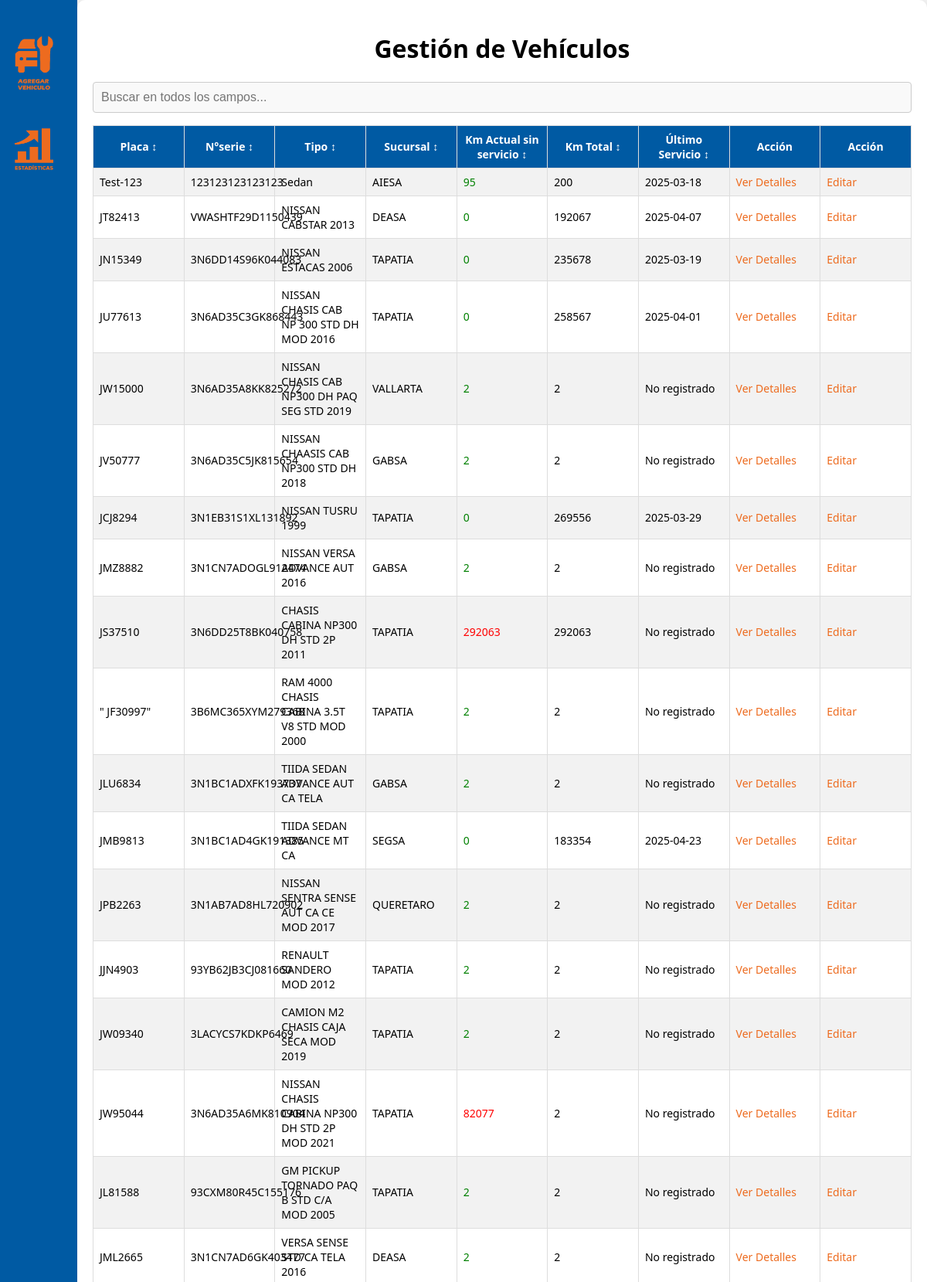
The app's page /vehiculos_old.php (signed in, upper part) with its own data.
### tables this page shows
CREATE TABLE `vehiculos` (
  `id_vehiculo` int(11) NOT NULL,
  `numero_serie` varchar(50) NOT NULL,
  `placa` varchar(20) NOT NULL,
  `tipo` varchar(50) NOT NULL,
  `Sucursal` varchar(255) NOT NULL,
  `Km_de_Servicio` int(11) NOT NULL DEFAULT '5000',
  `Km_Total` int(11) NOT NULL DEFAULT '0',
  `Km_Actual` int(11) NOT NULL DEFAULT '0',
  `Fecha_Ultimo_Servicio` date DEFAULT NULL
);

### vehiculos_old.php (the view, shortened to what this page needs)
<?php
require_once __DIR__ . "/Conexiones/Conexion.php";
$rol = $_SESSION["Rol"];
$vehiculos = null;
if ($rol === "Admin"||$rol === "MEC") {
    $vehiculos = $conn->query("
        SELECT v.*,
               (SELECT fecha_registro FROM registro_kilometraje
                WHERE id_vehiculo = v.id_vehiculo AND Tipo_Registro = 'Servicio'
                ORDER BY id_registro DESC LIMIT 1) AS fecha_ultimo_servicio
        FROM vehiculos v
    ");
}
?>
<!DOCTYPE html>
<html>
<head>
    <link rel="stylesheet" href="styles.css">
</head>
<body>
<div class="sidebar">
     <ul>
          <?php if ($_SESSION["Rol"] === "Admin"): ?>
         <li><a href="NuevoVehiculo.php">
             <img src="/Img/Botones entregas\Choferes\ADDSERVMECNA.png" alt="Estaditicas " class = "icono-AddChofer"style="max-width: 80%; height: auto;">
            </a></li>
          <?php endif; ?>
          <li><a href="Estadisticas_Vehiculos.php">
          <img src="/Img/Botones entregas\Pedidos_GA\ESTNA2.png" alt="Estaditicas" class="icono-estadisticas" style="max-width: 80%; height: auto;">
            </a></li>
     </ul>
 </div>
 <div class="container">
    <h1>Gestión de Vehículos</h1>
    <input type="text" id="searchInput" onkeyup="filterTable()" placeholder="Buscar en todos los campos...">
    <table id = 'employeeTable' class='mi-tabla' border='1'>
        <tr><th onclick="sortTable(0, false)">Placa &#x2195;</th>
            <th onclick="sortTable(1, false)">N°serie &#x2195;</th>
            <th onclick="sortTable(2, false)">Tipo &#x2195;</th>
            <th onclick="sortTable(3, false)">Sucursal &#x2195;</th>
            <th onclick="sortTable(4, false)">Km Actual sin servicio &#x2195;</th>
            <th onclick="sortTable(5, false)">Km Total &#x2195;</th>
            <th onclick="sortTable(6, false)">Último Servicio &#x2195;</th>
            <th>Acción</th>
            <?php if ($_SESSION["Rol"] === "Admin"): ?>
            <th>Acción</th>
            <?php endif;?>
        </tr>
        <?php while ($vehiculo = $vehiculos->fetch_assoc()) {
            $fecha_ultimo_servicio = $vehiculo['fecha_ultimo_servicio'] ?? "No registrado";
            $kilometraje_faltante = $vehiculo['Km_de_Servicio'] - $vehiculo['Km_Actual'];
if ($kilometraje_faltante <= 0) {
    $color = 'red';
} elseif ($kilometraje_faltante <= 500) {
    $color = 'orange';
} elseif ($kilometraje_faltante <= 1000) {
    $color = '#007bff';
} else {
    $color = 'green';
}
        ?>
            <tr>
    <td><?= $vehiculo['placa'] ?></td>
    <td><?= $vehiculo['numero_serie'] ?></td>
    <td><?= $vehiculo['tipo'] ?></td>
    <td><?= $vehiculo['Sucursal'] ?></td>
    <td><span style="color: <?= $color ?>;"> <?= $vehiculo['Km_Actual'] ?> </span></td>
    <td><?= $vehiculo['Km_Total'] ?></td>
    <td><?= $fecha_ultimo_servicio ?></td>
    <td><a href="detalles_vehiculo.php?id=<?= $vehiculo['id_vehiculo'] ?>">Ver Detalles</a></td>
    <?php if ($_SESSION["Rol"] === "Admin"): ?>
    <td>
        <a href="ActualizarVehiculo.php?id=<?= $vehiculo['id_vehiculo'] ?>" class="btn btn-warning">Editar</a>
    </td>
    <?php endif; ?>
</tr>
        <?php } ?>
    </table>
        </div>
</body>
</html>

### styles.css (style rules this page uses)
body { justify-content: center; align-items: flex-start; height: 100vh; margin: 0; background-color: #f0f0f0; font-family: 'Segoe UI', Tahoma, Geneva, Verdana, sans-serif; padding-left: 100px; box-sizing: border-box; }
.container { text-align: center; background-color: #ffffff; border-radius: 10px; padding: 20px; box-shadow: 0 4px 8px rgba(0, 0, 0, 0.1); }
.mi-tabla { table-layout: fixed; margin: 0 auto; width: 100%; border-collapse: collapse; }
.mi-tabla th, .mi-tabla td { border: 1px solid #dddddd; padding: 8px; font-size: 14px; }
.mi-tabla th { background-color: #005aa3; color: #ffffff; }
.mi-tabla tr:nth-child(even) { background-color: #f2f2f2; }
.sidebar { height: 100%; width: 100px; position: fixed; top: 0; left: 0; background-color: #005aa3; overflow-x: hidden; transition: 0.5s; z-index: 1; }
ul { list-style-type: none; padding: 0; margin: 20px 0; }
li { padding: 19px; }
a { text-decoration: none; color: #ed6b1f; }

### vehiculos_old.php (style rules this page uses)
input[type="text"] { width: 100%; padding: 10px; border: 1px solid #ccc; border-radius: 4px; font-size: 16px; box-sizing: border-box; background-color: #f9f9f9; }

### records on screen
vehiculos: placa "Test-123", numero_serie "123123123123123", tipo "Sedan", Sucursal "AIESA", Km_Actual "95", Km_Total "200", fecha_ultimo_servicio "2025-03-18"
vehiculos: placa "JT82413", numero_serie "VWASHTF29D1150439", tipo "NISSAN CABSTAR 2013", Sucursal "DEASA", Km_Actual "0", Km_Total "192067", fecha_ultimo_servicio "2025-04-07"
vehiculos: placa "JN15349", numero_serie "3N6DD14S96K044083", tipo "NISSAN ESTACAS 2006", Sucursal "TAPATIA", Km_Actual "0", Km_Total "235678", fecha_ultimo_servicio "2025-03-19"
vehiculos: placa "JU77613", numero_serie "3N6AD35C3GK868443", tipo "NISSAN CHASIS CAB NP 300 STD DH MOD 2016", Sucursal "TAPATIA", Km_Actual "0", Km_Total "258567", fecha_ultimo_servicio "2025-04-01"
vehiculos: placa "JW15000", numero_serie "3N6AD35A8KK825272", tipo "NISSAN CHASIS CAB NP300 DH PAQ SEG STD 2019", Sucursal "VALLARTA", Km_Actual "2", Km_Total "2", fecha_ultimo_servicio "No registrado"
vehiculos: placa "JV50777", numero_serie "3N6AD35C5JK815654", tipo "NISSAN CHAASIS CAB NP300 STD DH 2018", Sucursal "GABSA", Km_Actual "2", Km_Total "2", fecha_ultimo_servicio "No registrado"
vehiculos: placa "JCJ8294", numero_serie "3N1EB31S1XL131892", tipo "NISSAN TUSRU 1999", Sucursal "TAPATIA", Km_Actual "0", Km_Total "269556", fecha_ultimo_servicio "2025-03-29"
vehiculos: placa "JMZ8882", numero_serie "3N1CN7ADOGL912474", tipo "NISSAN VERSA ADVANCE AUT 2016", Sucursal "GABSA", Km_Actual "2", Km_Total "2", fecha_ultimo_servicio "No registrado"
vehiculos: placa "JS37510", numero_serie "3N6DD25T8BK040758", tipo "CHASIS CABINA NP300 DH STD 2P 2011", Sucursal "TAPATIA", Km_Actual "292063", Km_Total "292063", fecha_ultimo_servicio "No registrado"
vehiculos: placa "\" JF30997\"", numero_serie "3B6MC365XYM279368", tipo "RAM 4000 CHASIS CABINA 3.5T V8 STD MOD 2000", Sucursal "TAPATIA", Km_Actual "2", Km_Total "2", fecha_ultimo_servicio "No registrado"
vehiculos: placa "JLU6834", numero_serie "3N1BC1ADXFK193737", tipo "TIIDA SEDAN ADVANCE AUT CA TELA", Sucursal "GABSA", Km_Actual "2", Km_Total "2", fecha_ultimo_servicio "No registrado"
vehiculos: placa "JMB9813", numero_serie "3N1BC1AD4GK191385", tipo "TIIDA SEDAN ADVANCE MT CA", Sucursal "SEGSA", Km_Actual "0", Km_Total "183354", fecha_ultimo_servicio "2025-04-23"
vehiculos: placa "JPB2263", numero_serie "3N1AB7AD8HL720902", tipo "NISSAN SENTRA SENSE AUT CA CE MOD 2017", Sucursal "QUERETARO", Km_Actual "2", Km_Total "2", fecha_ultimo_servicio "No registrado"
vehiculos: placa "JJN4903", numero_serie "93YB62JB3CJ081660", tipo "RENAULT SANDERO MOD 2012", Sucursal "TAPATIA", Km_Actual "2", Km_Total "2", fecha_ultimo_servicio "No registrado"
vehiculos: placa "JW09340", numero_serie "3LACYCS7KDKP6469", tipo "CAMION M2 CHASIS CAJA SECA MOD 2019", Sucursal "TAPATIA", Km_Actual "2", Km_Total "2", fecha_ultimo_servicio "No registrado"
vehiculos: placa "JW95044", numero_serie "3N6AD35A6MK810904", tipo "NISSAN CHASIS CABINA NP300 DH STD 2P MOD 2021", Sucursal "TAPATIA", Km_Actual "82077", Km_Total "2", fecha_ultimo_servicio "No registrado"
vehiculos: placa "JL81588", numero_serie "93CXM80R45C155176", tipo "GM PICKUP TORNADO PAQ B STD C/A MOD 2005", Sucursal "TAPATIA", Km_Actual "2", Km_Total "2", fecha_ultimo_servicio "No registrado"
vehiculos: placa "JML2665", numero_serie "3N1CN7AD6GK403477", tipo "VERSA SENSE STD CA TELA 2016", Sucursal "DEASA", Km_Actual "2", Km_Total "2", fecha_ultimo_servicio "No registrado"
